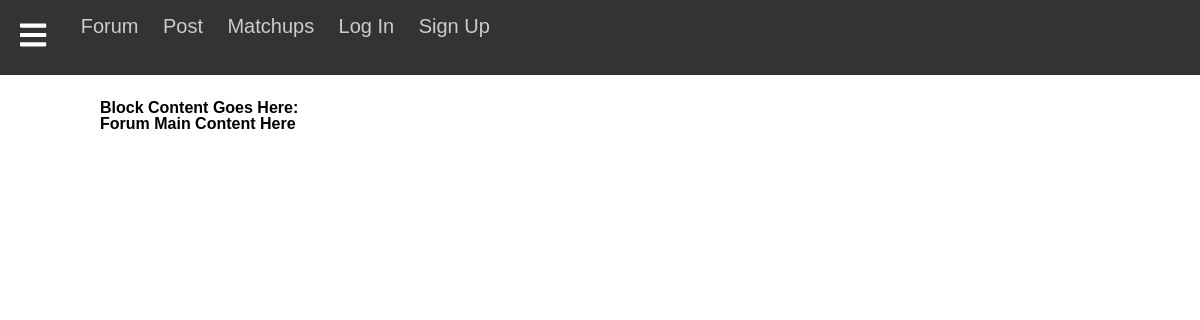
Before: / with the older database file.
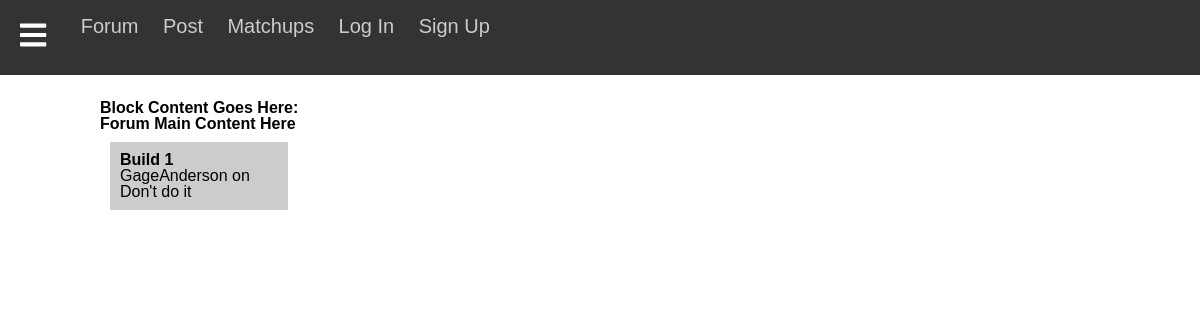
After: the same page with the newer database file.
### forum/models.py (models this page shows, shortened)
class Build(models.Model):
    title = models.CharField(max_length=100)
    content = models.TextField() #Unrestricted text
    data_posted = models.DateTimeField(default=timezone.now)
    author = models.ForeignKey(User, on_delete=models.CASCADE)
    matchup = models.CharField(max_length=3) #How to select between 9 options here?

### forum/views.py (the view)
# urls.py: path('',ForumView.as_view(), name='forum-home'),
class ForumView(TemplateView):
    template_name = "forum/forum_home.html"
    model = Build
    def get_context_data(self, **kwargs):
        context = super().get_context_data(**kwargs)
        context['builds'] = Build.objects.all()
        return context

### forum/templates/forum/forum_home.html
{% extends "forum/site_base.html" %}
{% load static %}
{% block content %}
<h1>Forum Main Content Here</h1>
{% for post in builds %}
    <div class="post">
        <h1>{{ post.title }}</h1>
        <p>{{ post.author }} on {{ post.date_posted}}</p>
        <p>{{ post.content}}</p>
    </div>
{% endfor %}
{% endblock %}

### forum/templates/forum/site_base.html (shortened to what this page needs)
{% load static %}
<!DOCTYPE html>
<html>
    <head>
        <link rel="stylesheet" type="text/css" href="{% static 'forum/reset-stylesheet.css' %}">
        <link rel="stylesheet" type="text/css" href="{% static 'forum/homepage_config.css' %}">
    </head>
    <body>
        <div id="navbar">
            <ul id="navbar-nav">
                <li><span class="open-slide" onclick="toggleSlideMenu()"><i class="fas fa-bars"></i></span></li>
                <li><a href="{% url 'forum-home' %}">Forum</a></li>
                <li><a href="{% url 'forum-new-post' %}">Post</a></li>
                <li><a href="{% url 'forum-matchups' %}">Matchups</a></li>
                {% if user.is_authenticated %}
                <li><a href="{% url 'account-builds' user.username %}" pk=user.username>My Builds</a></li>
                    <li><a href="{% url 'account-home' user.username %}" pk=user.username>My Account</a></li>
                    <li><a href="{% url 'account-logout' %}">Log Out</a></li>
                {% else %}
                    <li><a href="{% url 'account-login' %}">Log In</a></li>
                    <li><a href="{% url 'account-register' %}">Sign Up</a></li>
                {% endif %}
            </ul>
        </div>
        <main id="main">
            <h1>Block Content Goes Here:</h1>
            {% block content %}{% endblock %}
        </main>
    </body>
</html>

### forum/static/forum/homepage_config.css (style rules this page uses)
body { margin: 0; padding: 0; font-family: Arial, Helvetica, sans-serif; box-sizing: border-box; }
#navbar { width: 100%; height: 75px; position: fixed; background-color: #333333; transition: .4s; overflow: hidden; box-sizing: border-box; display: block; z-index: 1; }
#navbar-nav { height: 0; width: 100%; display: inline-block; top: 0; right: 0; list-style: none; }
#navbar-nav li { display: inline-block; }
#navbar-nav a { text-decoration: none; color: #cccccc; transition: .4s; display: block; overflow: hidden; scroll-behavior: smooth; padding: 10px; font-size: 20px; }
#navbar-nav li span { display: block; padding: 20px; font-size: 30px; transition: .4s; color: #cccccc; }
#main { position: absolute; padding: 100px; }
.post { background-color: #cccccc; padding: 10px; margin: 10px; border: black; }

Changed rows visible on the page:
added Build: title "Build 1", author "GageAnderson", content "Don't do it"
